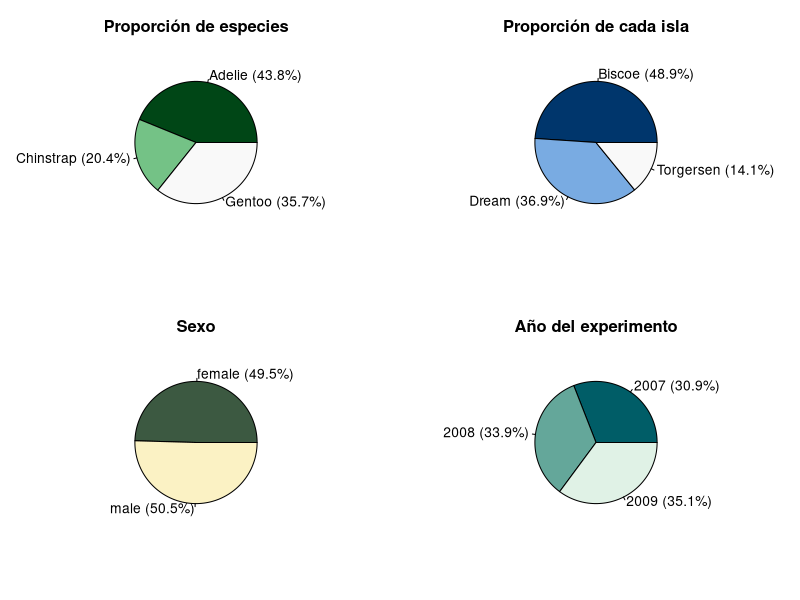
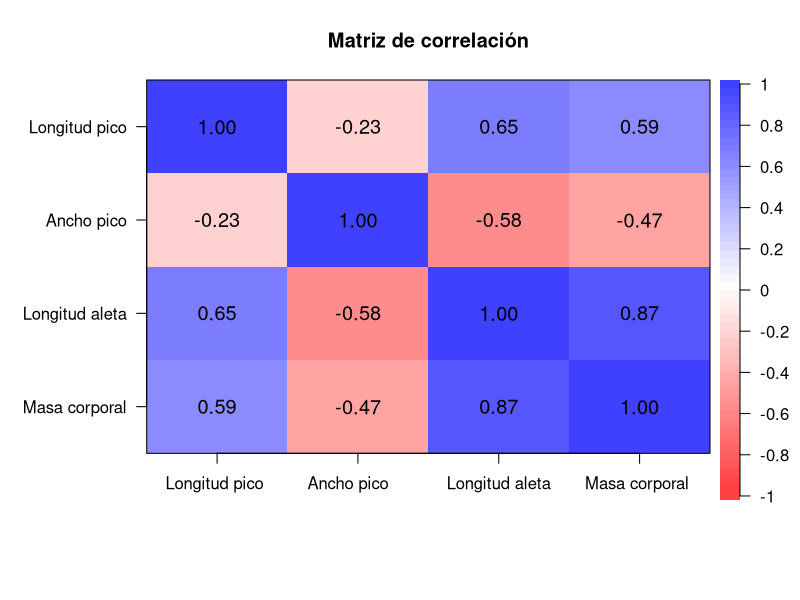
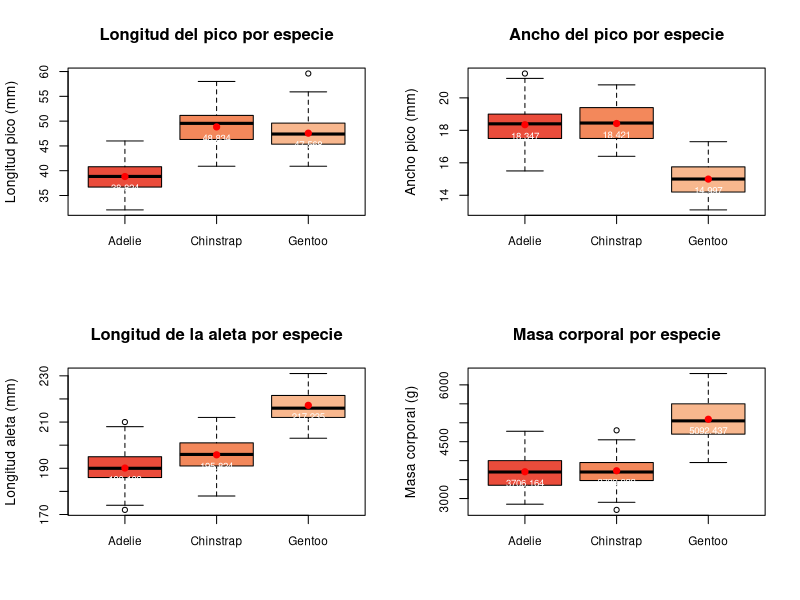
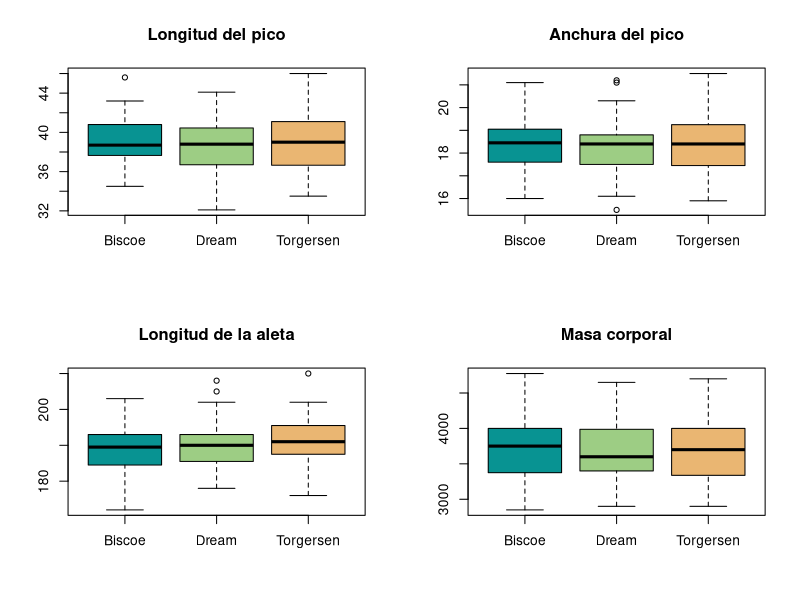

These figures' R source, in order:
## ---- chunk 1
library(palmerpenguins)
datos <- penguins
## ---- chunk 2
head(datos)
## ---- chunk 3
datos = na.omit(datos)
datos$year = as.factor(datos$year)
summary(datos)
## ---- chunk 4
table(datos$island, datos$species)
## ---- chunk 5
par(plt = c(0.08,0.9,0.25,0.8))
par(mfrow=c(2,2))
pie(table(datos$species), labels = paste0(names(table(datos$species)), " (", round(prop.table(table(datos$species)) * 100, 1), "%)"), col = hcl.colors(3, "Greens 3"), main = "Proporción de especies")
pie(table(datos$island), labels = paste0(names(table(datos$island)), " (", round(prop.table(table(datos$island)) * 100, 1), "%)"), col = hcl.colors(3, "Blues 3"), main = "Proporción de cada isla")
pie(table(datos$sex), labels = paste0(names(table(datos$sex)), " (", round(prop.table(table(datos$sex)) * 100, 1), "%)"), col = hcl.colors(3, "Fall"), main = "Sexo")
pie(table(datos$year), labels = paste0(names(table(datos$year)), " (", round(prop.table(table(datos$year)) * 100, 1), "%)"), col = hcl.colors(3, "Mint"), main = "Año del experimento")
## ---- chunk 6
resumen = function(x){
  Min = min(x)
  Primer_Cuartil = c(quantile(x,0.25, names = FALSE))
  Mediana = median(x)
  Media = mean(x)
  Tercer_Cuartil = c(quantile(x,0.75, names = FALSE))
  Max = max(x)
  Sd = sd(x)
  res = c(Min,Primer_Cuartil,Mediana, Media, Tercer_Cuartil, Max, Sd)
  return( round(res,2))
}

noms = c("Min", "Primer_Cuartil", "Mediana", "Media", "Tercer_Cuartil", "Max", "Sd")

sumary_sd = data.frame(resumen(datos$bill_length_mm),resumen(datos$bill_depth_mm),resumen(datos$flipper_length_mm),resumen(datos$body_mass_g), row.names = noms)

colnames(sumary_sd) = c("Long. Pico", "Ancho Pico", "Long. Aleta", "Masa Corporal")

sumary_sd
## ---- chunk 7
library(psych)
datos2 = datos[,c(-1,-2,-7,-8)] # eliminamos las variables no numéricas
nombres = c("Longitud pico", "Ancho pico", "Longitud aleta", "Masa corporal")
corPlot(datos2, cex = 0.8,  main = "Matriz de correlación", labels = nombres)
## ---- chunk 8
ping_adelie = datos[datos$species=="Adelie",]
ping_chinstrap = datos[datos$species=="Chinstrap",]
ping_gentoo = datos[datos$species=="Gentoo",]
## ---- chunk 9
boxplot(bill_length_mm ~ species, data = datos,
        xlab = "", ylab = "Longitud pico (mm)",
        main = "Longitud del pico por especie", col = hcl.colors(4, "Peach"), cex.axis=0.85)
medias = c(mean(ping_adelie$bill_length_mm), mean(ping_chinstrap$bill_length_mm), 
                  mean(ping_gentoo$bill_length_mm))
# añadimos medias
points(x = 1:length(medias), y = medias, pch = 19, col = "red")
text(x = 1:length(medias), y = medias, labels = round(medias, 3), pos = 1, cex = 0.7,
     col = "white")
## ---- chunk 10
boxplot(bill_depth_mm ~ species, data = datos,
        xlab = "", ylab = "Ancho pico (mm)",
        main = "Ancho del pico por especie", col = hcl.colors(4, "Peach"), cex.axis=0.85)
medias = c(mean(ping_adelie$bill_depth_mm), mean(ping_chinstrap$bill_depth_mm), 
                  mean(ping_gentoo$bill_depth_mm))
# añadimos medias
points(x = 1:length(medias), y = medias, pch = 19, col = "red")
text(x = 1:length(medias), y = medias, labels = round(medias, 3), pos = 1, cex = 0.7,
     col = "white")
## ---- chunk 11
boxplot(flipper_length_mm ~ species, data = datos,
        xlab = "", ylab = "Longitud aleta (mm)",
        main = "Longitud de la aleta por especie", col = hcl.colors(4, "Peach"), cex.axis=0.85)
medias = c(mean(ping_adelie$flipper_length_mm), mean(ping_chinstrap$flipper_length_mm), 
                  mean(ping_gentoo$flipper_length_mm))
# añadimos medias
points(x = 1:length(medias), y = medias, pch = 19, col = "red")
text(x = 1:length(medias), y = medias, labels = round(medias, 3), pos = 1, cex = 0.7,
     col = "white")
## ---- chunk 12
boxplot(body_mass_g ~ species, data = datos,
        xlab = "", ylab = "Masa corporal (g)",
        main = "Masa corporal por especie", col = hcl.colors(4, "Peach"), cex.axis=0.85)
medias = c(mean(ping_adelie$body_mass_g), mean(ping_chinstrap$body_mass_g), 
                  mean(ping_gentoo$body_mass_g))
# añadimos medias
points(x = 1:length(medias), y = medias, pch = 19, col = "red")
text(x = 1:length(medias), y = medias, labels = round(medias, 3), pos = 1, cex = 0.7,
     col = "white")
## ---- chunk 13
par(mfrow=c(2,2))
boxplot(bill_length_mm~island, data = ping_adelie, ylab = " ", main = "Longitud del pico", col = hcl.colors(4, "Temps"), xlab = "")
boxplot(bill_depth_mm~island, data = ping_adelie, ylab = " ", main = "Anchura del pico", col = hcl.colors(4, "Temps"), xlab = "")
boxplot(flipper_length_mm~island, data = ping_adelie, ylab = " ", main = "Longitud de la aleta", col = hcl.colors(4, "Temps"), xlab = "")
boxplot(body_mass_g~island, data = ping_adelie, ylab = " ", main = "Masa corporal", col = hcl.colors(4, "Temps"), xlab = "")
## ---- chunk 14
table(datos$sex, datos$species)
